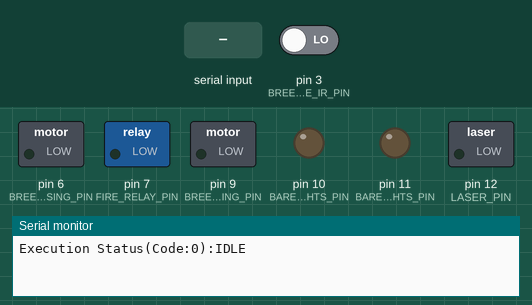
This sketch was run on a simulated Arduino Uno, built with avr-gcc and run on an emulated ATmega328P. Parts: switched loads named in the sketch (green lamp = pin HIGH), output pins drawn as LEDs (lit = HIGH), the last lines printed to the serial monitor. The test bench sets the inputs (shaded band); at power-on: pin 3 (BREECH_BLOCK_GATE_IR_PIN) LOW.

Above: at 1.2 s.
1.3 s: "2\n" received over Serial
At 1.9 s:
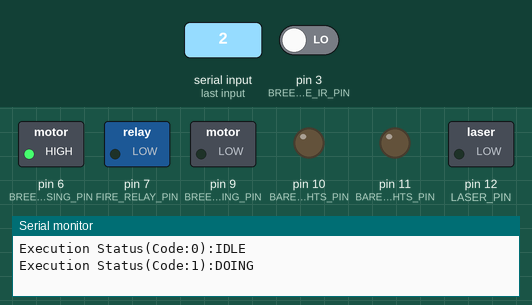
2.8 s: pin 3 (BREECH_BLOCK_GATE_IR_PIN) driven HIGH
At 4.1 s:
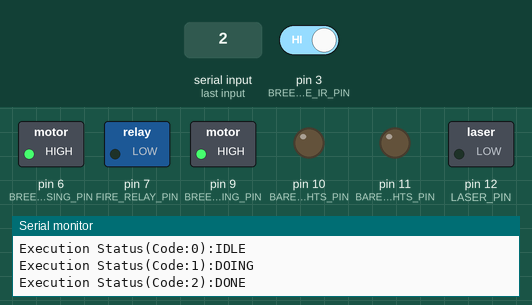
Timing chart, 0 to 5.8 s (numbered marks = the images above; inputs shaded):
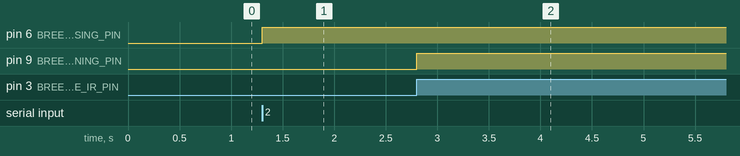

The sketch:

breechblock.ino
```cpp
#include <Wire.h>

#include "config.h"
#include "gate.h"

#define DEBUG

Gate gate;

volatile uint8_t command_execution_status = CES_IDLE;
volatile uint8_t error_code = NO_ERROR;
bool shot = false;
uint32_t timestamp = 0;

void setup() {
  Serial.begin(9600);
  init_pins();
  gate.callback = result_callback;
  Wire.begin(I2C_ADDRESS);
  Wire.onReceive(on_receive_command);
  Wire.onRequest(on_request_status);
}

void on_request_status() {
  Wire.write((error_code << 3) | command_execution_status);
}

void on_receive_command(uint8_t bytes) {
  if (bytes == 2) {
    lights_state = Wire.read();
    uint8_t command = Wire.read();
    if (command != COMMAND_NOTHING)
      execute_command(command);
  }
}

void execute_command(const uint8_t command) {
  if (command_execution_status != CES_IDLE && command != C_RESET)
    return;

  switch (command) {
    case C_RESET:
      if (command_execution_status == CES_DONE || command_execution_status == CES_FAILED) {
        command_execution_status = CES_IDLE;
        error_code = NO_ERROR;
      }
      break;

    case C_OPEN_GATE:
      command_execution_status = CES_DOING;
      gate.open();
      break;

    case C_PRE_CLOSE_GATE:
      command_execution_status = CES_DOING;
      gate.hold();
      break;

    case C_CLOSE_GATE:
      command_execution_status = CES_DOING;
      gate.close();
      break;

    case C_VALIDATE_SHELL:
      command_execution_status = CES_DOING;
      if (digitalRead(CONTACT_VALIDATOR_PIN))
        result_callback(false, ERROR_NO_SHELL_CONNECTION);
      else
        result_callback(true, NO_ERROR);
      break;

    case C_SHOT:
      command_execution_status = CES_DOING;
      timestamp = millis();
      shot = true;
      break;
  }
}

void loop() {
#ifdef DEBUG
  static int previous_execution_status = -1;
  static int prev_error = -1;

  if (Serial.available()) {
    uint8_t com = Serial.parseInt();
    execute_command(com);
  }

  if (previous_execution_status != command_execution_status) {
    Serial.print("Execution Status(Code:");
    Serial.print(command_execution_status);
    Serial.print("):");
    switch (command_execution_status) {
      case CES_IDLE:
        Serial.println("IDLE");
        break;
      case CES_DOING:
        Serial.println("DOING");
        break;
      case CES_DONE:
        Serial.println("DONE");
        break;
      case CES_FAILED:
        Serial.println("FAILED");
        break;
    }
    previous_execution_status = command_execution_status;
  }

  if (prev_error != error_code) {
    if (error_code != NO_ERROR) {
      Serial.print("Error Occured(Code:");
      Serial.print(error_code);
      Serial.print("):");
    }

    switch (error_code) {
      case ERROR_NOT_ALLOWED_TO_PRE_CLOSE_GATE_FROM_CLOSED_STATE:
        Serial.println("ERROR_NOT_ALLOWED_TO_PRE_CLOSE_GATE_FROM_CLOSED_STATE");
        break;
      case ERROR_GATE_TIMEOUT:
        Serial.println("GATE_TIMEOUT");
        break;
      case ERROR_NO_SHELL_CONNECTION:
        Serial.println("ERROR_NO_SHELL_CONNECTION");
        break;
    }
    prev_error = error_code;
  }
#endif

  gate.tick();
  tick_lights();

  if (shot) {
    digitalWrite(FIRE_RELAY_PIN, HIGH);
    if (millis() - timestamp >= 500) {
      digitalWrite(FIRE_RELAY_PIN, LOW);
      result_callback(true, NO_ERROR);
      shot = false;
    }
  }

  digitalWrite(LED_BUILTIN, command_execution_status == CES_IDLE);
}

void result_callback(const bool successful, const uint8_t err_code) {
  command_execution_status = successful ? CES_DONE : CES_FAILED;
  error_code = err_code;
}
```

gate.h
```cpp
#ifndef __GATE_H__
#define __GATE_H__

#define IS_END_TRIGGERED !digitalRead(BREECH_BLOCK_GATE_CONSTRAIN_END_PIN)

#define IS_IR_CUT digitalRead(BREECH_BLOCK_GATE_IR_PIN)

#define OPEN_GATE \
  digitalWrite(BREECH_BLOCK_GATE_MOTOR_OPENING_PIN, HIGH); \
  digitalWrite(BREECH_BLOCK_GATE_MOTOR_CLOSING_PIN, LOW);

#define CLOSE_GATE \
  digitalWrite(BREECH_BLOCK_GATE_MOTOR_OPENING_PIN, LOW); \
  digitalWrite(BREECH_BLOCK_GATE_MOTOR_CLOSING_PIN, HIGH);

#define STOP_GATE \
  digitalWrite(BREECH_BLOCK_GATE_MOTOR_OPENING_PIN, HIGH); \
  digitalWrite(BREECH_BLOCK_GATE_MOTOR_CLOSING_PIN, HIGH);

#define ENABLE_GATE_TIMEOUT
#define GATE_TIMEOUT 9000

enum State {
  NONE,
  OPEN,
  HOLD,
  CLOSE,
};

class Gate {
public:
  void (*callback)(const bool, const uint8_t) = NULL;

  void open() {
    _set_state(OPEN);
    _timestamp = millis();
  }

  void close() {
    if (_state == OPEN) {
      _ignore_hold_check = true;
    }
    _set_state(CLOSE);
    _timestamp = millis();
  }

  hold() {
    if (_state == CLOSE) {
      callback(false, ERROR_NOT_ALLOWED_TO_PRE_CLOSE_GATE_FROM_CLOSED_STATE);
      return;
    }
    _set_state(HOLD);
    _timestamp = millis();
  }

  void tick() {
    if (_state_ritched)
      return;

#ifdef ENABLE_GATE_TIMEOUT
    if (millis() - _timestamp >= GATE_TIMEOUT) {
      STOP_GATE;
      _send_status(false, ERROR_GATE_TIMEOUT);
      return;
    }
#endif

    if (_state == OPEN) {

      if (!IS_END_TRIGGERED) {
        OPEN_GATE;
      } else {
        STOP_GATE;
        _send_status(true, NO_ERROR);
      }

    } else if (_state == CLOSE) {
      if (_ignore_hold_check) {
        CLOSE_GATE;

        static uint32_t timer = 0;
        if (IS_IR_CUT) {

          if (timer == 0)
            timer = millis();

          if (millis() - timer > 300) {
            _ignore_hold_check = false;
            timer = 0;
          }
        }
      } else if (IS_IR_CUT) {
        CLOSE_GATE;
      } else {
        STOP_GATE;
        _send_status(true, NO_ERROR);
      }

    } else if (_state == HOLD) {

      if (!IS_IR_CUT) {
        CLOSE_GATE;
      } else {
        STOP_GATE;
        _send_status(true, NO_ERROR);
      }
    }
  }
private:
  State _state = NONE;
  bool _ignore_hold_check = false;
  bool _state_ritched = true;
  uint32_t _timestamp = 0;

  void _send_status(const bool successful, const uint8_t error_code) {
    _state_ritched = true;
    callback(successful, error_code);
  }

  void _set_state(State state) {
    _state = state;
    _state_ritched = false;
  }
};

#endif
```

config.h
```cpp
#ifndef __CONFIG_H__
#define __CONFIG_H__

#define FIRE_RELAY_PIN 7
#define CONTACT_VALIDATOR_PIN 4
#define BREECH_BLOCK_GATE_MOTOR_CLOSING_PIN 6
#define BREECH_BLOCK_GATE_MOTOR_OPENING_PIN 9
#define BREECH_BLOCK_GATE_IR_PIN 3
#define BREECH_BLOCK_GATE_CONSTRAIN_END_PIN 2
#define LASER_PIN 12
#define BAREL_LEFT_LIGHTS_PIN 11
#define BAREL_RIGHT_LIGHTS_PIN 10
#define BREECH_BLOCK_AND_LOADING_DRUM_CONNECTION_CHECKER_PIN 5

#define BLINKING_INTERVAL_MS 50

#define I2C_ADDRESS 0x2

// Commands
#define C_RESET 0x0
#define C_OPEN_GATE 0x1
#define C_PRE_CLOSE_GATE 0x2
#define C_CLOSE_GATE 0x3
#define C_VALIDATE_SHELL 0x4
#define C_SHOT 0x5
#define COMMAND_NOTHING 0xFF

// Command Execution Status
#define CES_IDLE 0
#define CES_DOING 1
#define CES_DONE 2
#define CES_FAILED 3
// -------------------------

// Error codes
#define NO_ERROR 0x0
#define ERROR_NOT_ALLOWED_TO_PRE_CLOSE_GATE_FROM_CLOSED_STATE 0x1
#define ERROR_GATE_TIMEOUT 0x2
#define ERROR_NO_SHELL_CONNECTION 0x3

void init_pins() {
  pinMode(FIRE_RELAY_PIN, OUTPUT);
  pinMode(CONTACT_VALIDATOR_PIN, INPUT_PULLUP);
  pinMode(BREECH_BLOCK_GATE_MOTOR_CLOSING_PIN, OUTPUT);
  pinMode(BREECH_BLOCK_GATE_MOTOR_OPENING_PIN, OUTPUT);
  pinMode(BREECH_BLOCK_GATE_IR_PIN, INPUT);
  pinMode(BREECH_BLOCK_GATE_CONSTRAIN_END_PIN, INPUT_PULLUP);
  pinMode(LASER_PIN, OUTPUT);
  pinMode(BAREL_LEFT_LIGHTS_PIN, OUTPUT);
  pinMode(BAREL_RIGHT_LIGHTS_PIN, OUTPUT);
}

uint8_t lights_state = 0;

void tick_lights() {
  static uint32_t timestamp = 0;
  static bool enable_timer = false;

  digitalWrite(LASER_PIN, lights_state & 1);

  if (!(lights_state >> 3 & 1))
    digitalWrite(BAREL_LEFT_LIGHTS_PIN, lights_state >> 1 & 1);

  if (!(lights_state >> 4 & 1))
    digitalWrite(BAREL_RIGHT_LIGHTS_PIN, lights_state >> 2 & 1);

  if (millis() - timestamp > BLINKING_INTERVAL_MS) {
    if (lights_state >> 3 & 1) { // If Blink mode enabled
      if (lights_state >> 1 & 1) // Left Light is turned on
        digitalWrite(BAREL_LEFT_LIGHTS_PIN, !digitalRead(BAREL_LEFT_LIGHTS_PIN));
      else
        digitalWrite(BAREL_LEFT_LIGHTS_PIN, LOW);
    }

    if (lights_state >> 4 & 1) {
      if (lights_state >> 2 & 1)
        digitalWrite(BAREL_RIGHT_LIGHTS_PIN, !digitalRead(BAREL_RIGHT_LIGHTS_PIN));
      else
      digitalWrite(BAREL_RIGHT_LIGHTS_PIN, LOW);
    }

    timestamp = millis();
  }
}

#endif
```

Measured:
- after the input at 1.3 s, pin 6 (BREECH_BLOCK_GATE_MOTOR_CLOSING_PIN): LOW → HIGH at once
- after the input at 2.8 s, pin 9 (BREECH_BLOCK_GATE_MOTOR_OPENING_PIN): LOW → HIGH at once
